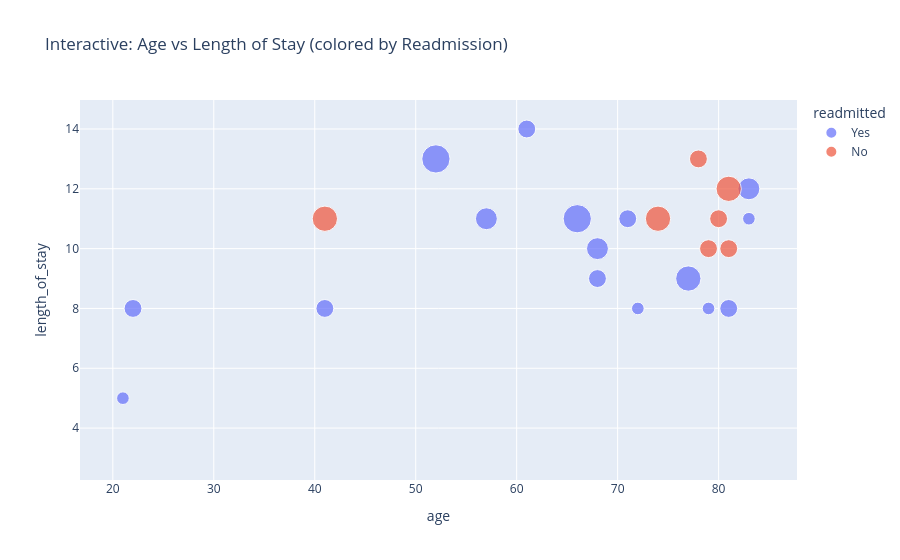

Notebook code for this chart:
### Code cell
# 6. Interactive Plotly Chart: Age vs Length of Stay
fig = px.scatter(
    df, x="age", y="length_of_stay", color="readmitted",
    size="num_procedures", hover_data=["diagnosis", "previous_admissions"],
    title="Interactive: Age vs Length of Stay (colored by Readmission)"
)
fig.write_html("plot6_interactive_age_vs_los.html")
fig.show()

### Figure 1 — Plotly figure (JSON) as saved in the notebook; plotly's stock layout.template omitted (floating-point values rounded to 4 significant figures)
{"data": [{"customdata": [["Heart Disease", 2], ["Heart Disease", 2], ["Pneumonia", 0], ["Kidney Disease", 2], ["Heart Disease", 1], ["Heart Disease", 1], ["Hypertension", 3], ["Heart Disease", 2], ["Pneumonia", 2], ["Pneumonia", 3], ["Hypertension", 2], ["Kidney Disease", 0], ["Kidney Disease", 3], ["Pneumonia", 0], ["Hypertension", 3], ["Diabetes", 0], ["Heart Disease", 2], ["Diabetes", 3]], "hovertemplate": "readmitted=Yes<br>age=%{x}<br>length_of_stay=%{y}<br>num_procedures=%{marker.size}<br>diagnosis=%{customdata[0]}<br>previous_admissions=%{customdata[1]}<extra></extra>", "legendgroup": "Yes", "marker": {"color": "#636efa", "size": [2, 2, 2, 1, 1, 0, 3, 3, 1, 0, 5, 4, 2, 3, 2, 5, 2, 1], "sizemode": "area", "sizeref": 0.0125, "symbol": "circle"}, "mode": "markers", "name": "Yes", "orientation": "v", "showlegend": true, "type": "scatter", "x": [71, 68, 22, 72, 21, 49, 57, 83, 79, 40, 52, 77, 41, 68, 61, 66, 81, 83], "xaxis": "x", "y": [11, 9, 8, 8, 5, 4, 11, 12, 8, 7, 13, 9, 8, 10, 14, 11, 8, 11], "yaxis": "y"}, {"customdata": [["Diabetes", 2], ["Kidney Disease", 1], ["Diabetes", 2], ["Diabetes", 2], ["Kidney Disease", 0], ["Pneumonia", 3], ["Pneumonia", 1], ["Heart Disease", 0], ["Heart Disease", 2], ["Diabetes", 2], ["Heart Disease", 2], ["Heart Disease", 0]], "hovertemplate": "readmitted=No<br>age=%{x}<br>length_of_stay=%{y}<br>num_procedures=%{marker.size}<br>diagnosis=%{customdata[0]}<br>previous_admissions=%{customdata[1]}<extra></extra>", "legendgroup": "No", "marker": {"color": "#EF553B", "size": [0, 2, 0, 4, 0, 2, 2, 0, 2, 4, 0, 4], "sizemode": "area", "sizeref": 0.0125, "symbol": "circle"}, "mode": "markers", "name": "No", "orientation": "v", "showlegend": true, "type": "scatter", "x": [34, 80, 43, 41, 21, 78, 79, 34, 81, 81, 70, 74], "xaxis": "x", "y": [7, 11, 5, 11, 5, 13, 10, 3, 10, 12, 10, 11], "yaxis": "y"}], "layout": {"legend": {"itemsizing": "constant", "title": {"text": "readmitted"}, "tracegroupgap": 0}, "title": {"text": "Interactive: Age vs Length of Stay (colored by Readmission)"}, "xaxis": {"anchor": "y", "domain": [0, 1], "title": {"text": "age"}}, "yaxis": {"anchor": "x", "domain": [0, 1], "title": {"text": "length_of_stay"}}}}
